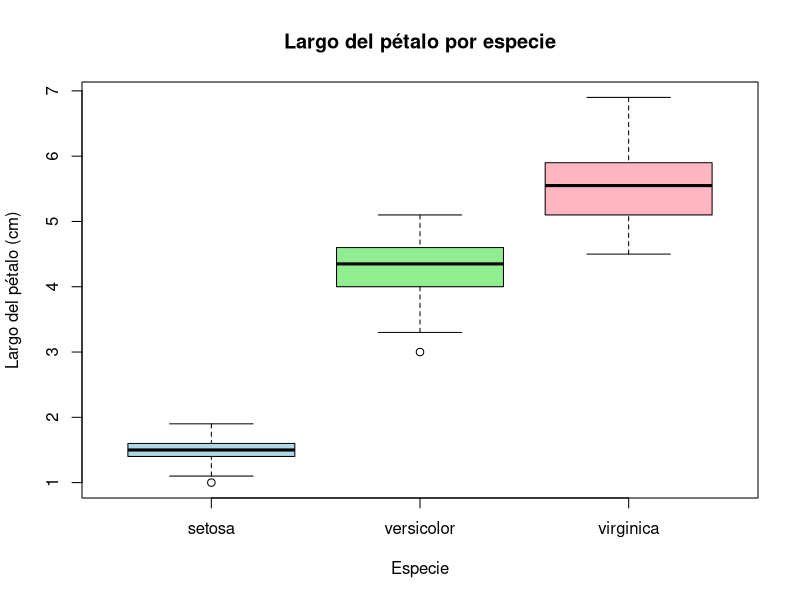

R code for this plot:
## ---- chunk 1
summary(iris)
## ---- chunk 2
mean(iris$Petal.Length)
## ---- chunk 3
promedios <- aggregate(Petal.Length ~ Species, data = iris, FUN = mean)
knitr::kable(promedios, digits = 2,
             col.names = c("Especie", "Largo promedio del pétalo (cm)"))
## ---- chunk 4
boxplot(Petal.Length ~ Species, data = iris,
        main = "Largo del pétalo por especie",
        xlab = "Especie", ylab = "Largo del pétalo (cm)",
        col = c("lightblue", "lightgreen", "lightpink"))
